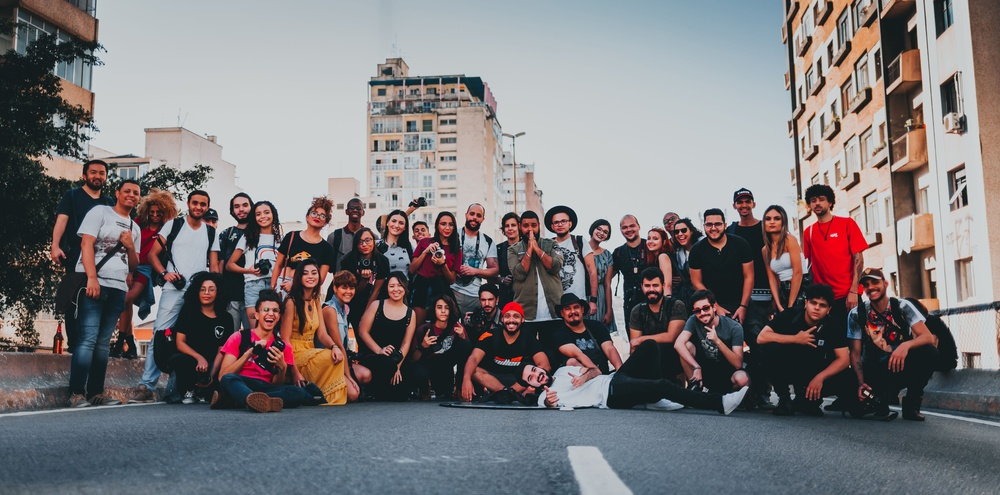
#> input picture Img/grupo_pessoas.jpg, 1000 x 495 px, shrunk from 5252 x 2600 before the run, found by its file name
$ jupyter execute detecta.ipynb
#> lines starting #> are read from the running program, lines starting #| are printed output that depends on the picture
[cell 1]
import cv2
from skimage import io, color
from IPython.display import Image

[cell 2]
Image(url="img/grupo_pessoas.jpg")

[cell 3]
img_grupo1 = io.imread("img/grupo_pessoas.jpg")
#> img_grupo1 is the input picture: shape (495, 1000, 3); mean R, G, B 123.1, 119.2, 121.3
io.imshow(img_grupo1)
#> (this line was passed over: IPython is not available in this run)
io.show()

[cell 4]
img_grupo1 = cv2.imread("img/grupo_pessoas.jpg")
img_grupo1.shape
#> Out = (495, 1000, 3)

[cell 5]
img_grey = color.rgb2gray(img_grupo1)
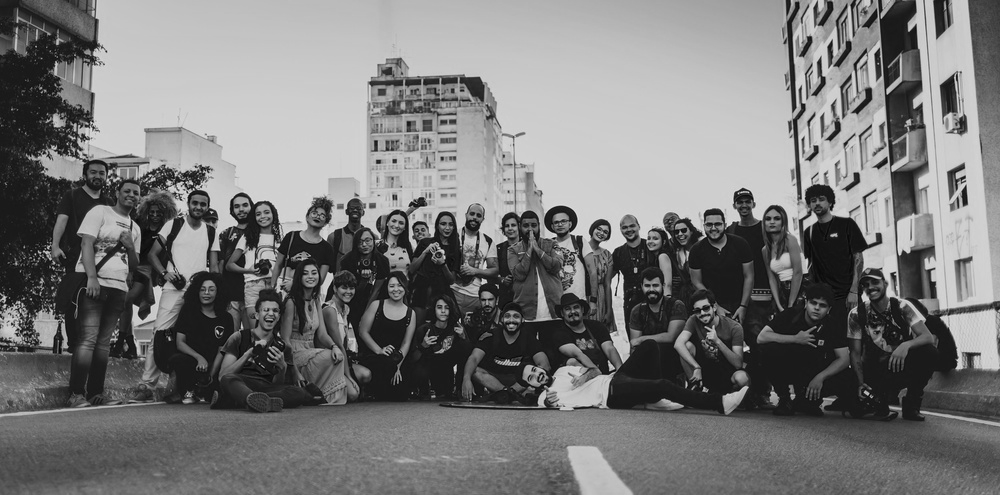
#> img_grey: shape (495, 1000) float64; min 0.0119, max 0.905, mean 0.47
io.imshow(img_grey)
#> (this line was passed over: IPython is not available in this run)
io.show()

[cell 6]
grayImage1 = cv2.cvtColor(img_grupo1, cv2.COLOR_BGR2GRAY)
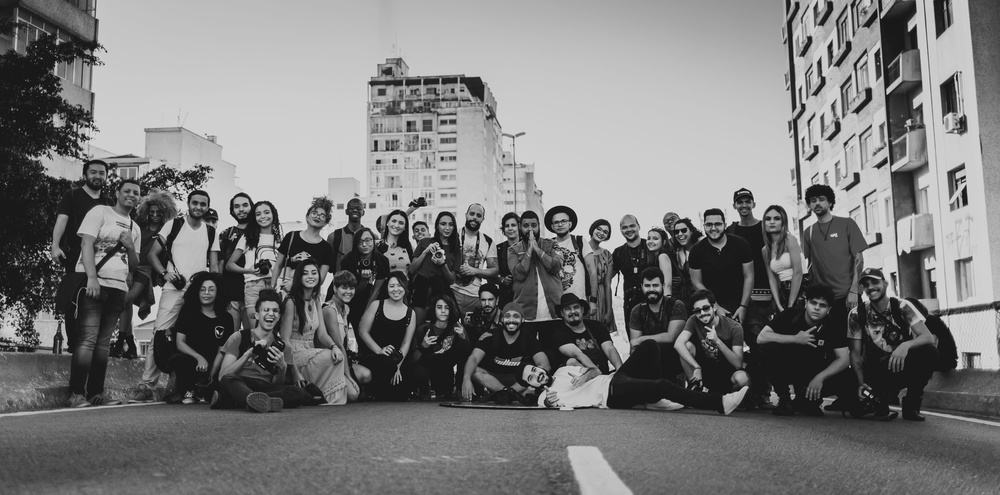
#> grayImage1: shape (495, 1000); min 7, max 229, mean 120.6
grayImage1.shape
#> Out = (495, 1000)

[cell 7]
face_parametro = "cascade/frontalface_alt.xml"
classificador_cascade = cv2.CascadeClassifier(face_parametro)

[cell 8]
classificador_cascade

[cell 9]
faces = classificador_cascade.detectMultiScale(grayImage1, scaleFactor=1.1, minNeighbors=6, minSize=(20,20))
#> faces = 14 rows, first 6: [86, 164, 23, 23], [188, 195, 23, 23], [230, 197, 23, 23], [251, 204, 23, 23], [761, 209, 24, 24], [548, 213, 24, 24]

[cell 10]
faces
#> Out has the same summary as faces

[cell 11]
for (x,y, width, height) in faces:
    cv2.rectangle(img_grupo1, (x,y), (x + width, y + height), (0, 255, 0), 6)
#> this loop made 14 passes
#> (x, y, width, height) on passes 1 to 12: (86, 164, 23, 23), (188, 195, 23, 23), (230, 197, 23, 23), (251, 204, 23, 23), (761, 209, 24, 24), (548, 213, 24, 24), (436, 215, 22, 22), (702, 216, 24, 24), (299, 264, 24, 24), (640, 277, 23, 23), (195, 280, 25, 25), (476, 292, 22, 22)
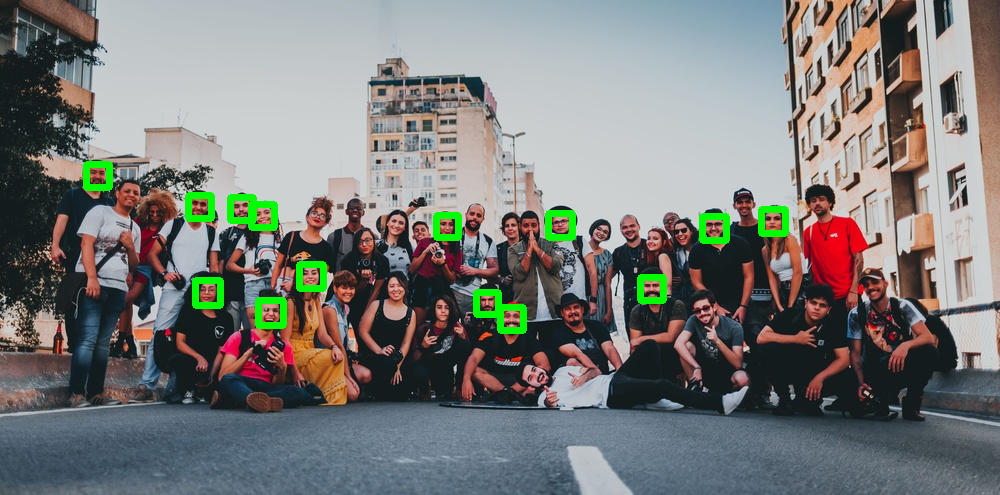
#> img_grupo1: shape (495, 1000, 3); mean B, G, R 120.1, 122.4, 121.4

[cell 12]
cv2.imwrite("img/resultado_grupo1.jpg", img_grupo1)
#> Out = True
